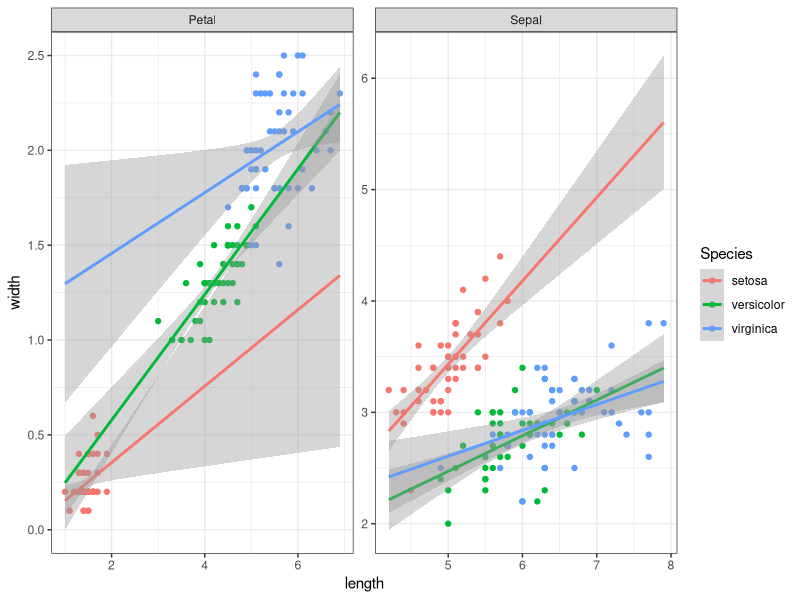

Here is the R script that generated this plot:
library(tidyverse)
data_flowers <- read_tsv("data/flowers.txt")

flowers_petal <- transmute(data_flowers,  length = data_flowers$Petal.Length, 
                           width = data_flowers$Petal.Width, Species = 
                            as.factor(data_flowers$Species), category = "Petal")

flowers_sepal <- transmute(data_flowers, length = data_flowers$Sepal.Length, 
                           width = data_flowers$Sepal.Width, Species = 
                           as.factor(data_flowers$Species), category = "Sepal")

flowers_exp <- bind_rows(flowers_petal, flowers_sepal)

flowers_exp %>% ggplot(aes(x=length, y=width, col = Species)) +  geom_point() + 
  facet_wrap(~category, scales = "free") + theme_bw() + geom_smooth(method = "lm", 
                                                                    fullrange = TRUE)


